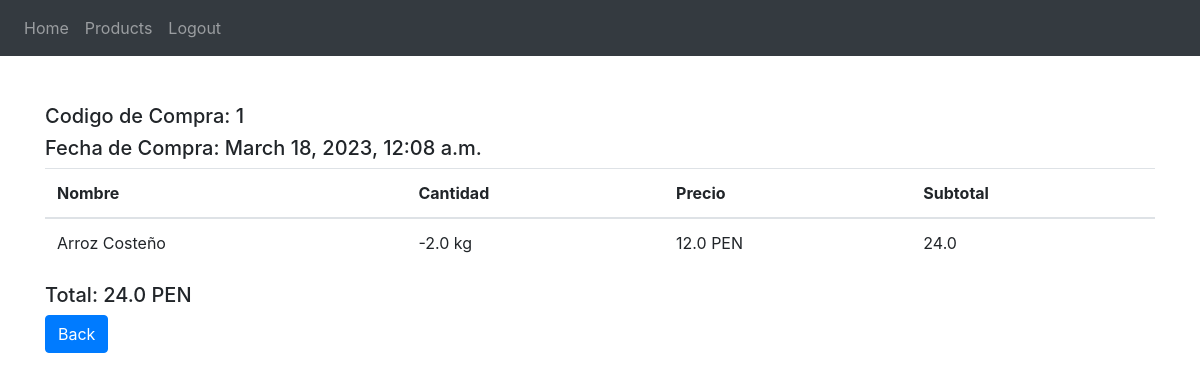
Screenshot of /main/sales_view/1 (signed in) with the database file from the repository.
### MyApp/models.py (models this page shows, shortened)
class Event(models.Model):
    events_types = (
        ('P', 'Purchase'),
        ('S', 'Sale'),
        ('PL', 'Products Loss'),
        ('PE', 'Products Entry'),
    )
    type = models.CharField(max_length=2, choices=events_types)
    part = models.ForeignKey(Person, on_delete=models.CASCADE)
    date = models.DateTimeField()
    amount = models.FloatField()

class EventDetail(models.Model):
    event = models.ForeignKey(Event, on_delete=models.CASCADE)
    product = models.ForeignKey(Product, on_delete=models.CASCADE)
    varProduct = models.FloatField()
    money = models.FloatField()

class Product(models.Model):
    name = models.CharField(max_length=50)
    description = models.CharField(max_length=100)
    quantity = models.FloatField()
    maker = models.ForeignKey(Makers, on_delete=models.CASCADE)
    image = models.URLField(null=True, default='https://upload.wikimedia.org/wikipedia/commons/a/ae/Olympic_flag.jpg')
    price = models.FloatField()
    unit = models.CharField(max_length=5)

### MyApp/views.py (the view)
# urls.py: path('main/sales_view/<int:id>', sale_detail)
def sale_detail(request, id):
    sale = Event.objects.get(id=id)
    details = EventDetail.objects.filter(event=sale)
    user = Person.objects.get(dni=request.session['actual_user'])
    return render(request, 'sale_detail.html', {
        'sale' : sale,
        'details' : details,
        'user' : user,
    })

### MyApp/templates/sale_detail.html
{% extends "base.html" %}
{% block content %}
<h5> Codigo de Compra: {{sale.id}} </h5>
<h5> Fecha de Compra: {{sale.date}} </h5>
<table class="table">
    <thead>
        <tr>
            <th scope="col"> Nombre </th>
            <th scope="col"> Cantidad </th>
            <th scope="col"> Precio </th>
            <th scope="col"> Subtotal </th>
        </tr>
    </thead>
    <tbody>
        {% for detail in details %}
        <tr>
            <td> {{ detail.product.name }} </td>
            <td> {{ detail.varProduct }} {{ detail.product.unit }} </td>
            <td> {{ detail.product.price }} PEN</td>
            <td> {{ detail.money }} </td>
        </tr>
        {% endfor %}
    </tbody>
</table>
<h5> Total: {{ sale.amount }} PEN </h5>
<a href="/main/sales_view" class = "btn btn-primary">Back</a>
{% endblock %}

### rows the page displays
Event: id "1", date "March 18, 2023, 12:08 a.m.", amount "24.0"
EventDetail: product.name "Arroz Costeño", varProduct "-2.0", product.unit "kg", product.price "12.0", money "24.0"
